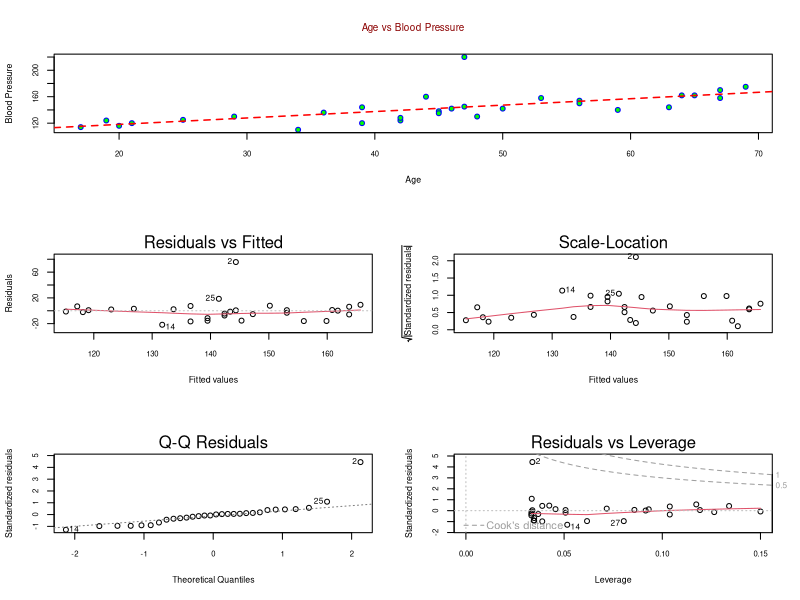

Source code (R):
# Author: shakthydoss
# Webiste: shakthydoss.com 
#
# A sample R program to analysis liner regression mode 
# Dataset used in this progam contains age and bloodpressure of patients. We will try predict bloodpressure for a given age.
# for details: shakthydoss.com/simple

# remove unwated objects in the current workspace.
rm(list =ls())

# load the dataset.
bp.dataset <- read.csv("bp.csv")

#backup old graphical settings.
opar <- par(no.readonly=TRUE)

#attach the dataset to search path.  
attach(bp.dataset)

# customize font, style, color and other graphical settings. 
par(col.main="darkred" )
par(font.main=1)
par(cex.main=0.9 , cex.lab=0.8 , cex.axis=0.7)

# set graph arrangement in the plot panel.
layout(matrix(c(1,2,3,1,4,5), ncol=2 )) 

# draw a scatter plot. 
plot(x=age,bloodpressure , ann=FALSE , pch=21 , col="blue", bg="green" ,  )


# adding text to scatter plot. 
title(main="Age vs Blood Pressure" , xlab="Age", ylab="Blood Pressure")

# fit a liner model 
model <- lm(bloodpressure ~ age)

# draw a referece line
abline(model , col="red",lty=2 , lwd=1.5)

# diagnostic plots 
plot(model)
print(model)

#detach the dataset from search path
detach(bp.dataset)

# restore old graphical settings
par(opar)
